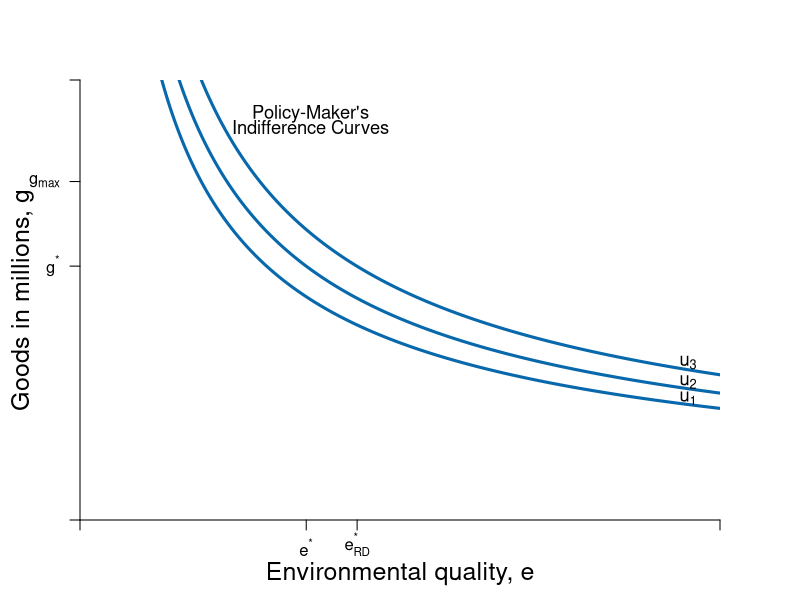

This figure's R source:
#Graph Designer: Simon Halliday & Riley Boeth '17 & Madeleine Wettach '20
#Authors: Bowles, Foley and Halliday
#Title: Microeconomics: Competition, Conflict and Coordination

library(shape)
pdf(file = "constrained_optimization/step_by_step_graphs_3/indiff_feasible_environ_rd_step1.pdf", width = 8, height = 8)

#Set parameters for graphics
axislabelsize <- 1.5
labelsize <- 1.1
graphlinewidth <- 3
segmentlinewidth <- 2

COL <- c("#7fc97f", "#beaed4", "#fdc086", "#ffff99", "#386cb0", "#f0027f", "#bf5b17", "#666666")
COLA <- c("#e0f3db", "#99d8c9","#66c2a4","#41ae76", "#238b45", "#005824")
COLB <- c("#4eb3d3", "#2b8cbe", "#0868ac","#084081")

#Edited the margins to cater for the larger LHS labels
par(mar =  c(4, 4, 4, 4))

#Feasibility frontier equation and new feasbility frontier equation with R&D

ppf <- function(x, y) {
  100-((x^2)/2)
}

ppf_rd <- function(x, y) {
  100-((x^2)/3)
}

#change alpha to .4

uFn <- function(x, y, alpha = 0.4){
  (x^alpha)*(y^(1-alpha))
}

#Add limits on axes and levels of utility for each indifference curve

ylims <- c(0, 130)
xlims <- c(0, 20)

npts <- 501 
x <- seq(xlims[1], xlims[2], length.out = npts)
y <- seq(ylims[1], ylims[2], length.out = npts) 

a <- c(27, 29.16, 31.616) #alpha = 0.4

plot(0, 0, xlim = xlims, ylim = ylims, type = "n",
     xlab = expression(paste("")),
     ylab = expression(paste("")), 
     xaxt = "n", 
     yaxt = "n", 
     cex.lab = axislabelsize, 
     bty = "n", 
     xaxs="i", 
     yaxs="i"
)

#x and y limits and ticks 

# ticksx <- seq(from = 0, to = xlims[2], by = 1)
# xlabels <- seq(from = 0, to = xlims[2], by = 1)
# ticksy <- seq(from = 0, to = ylims[2], by = 10)
# ylabels <- seq(from = 0, to = ylims[2], by = 10)

ticksx <- c(xlims[1], 7.07, 8.66, xlims[2])
xlabels <- c(NA, expression(paste(e^"*")), expression(paste(e[RD]^"*")), NA)
ticksy <- c(ylims[1], ppf(x = 7.07), 100, ylims[2])
ylabels <- c(NA, expression(paste(g^"*")), expression(paste(g[max])), NA)

axis(1, at = ticksx, pos = 0, labels = xlabels)
axis(2, at = ticksy, pos = 0, labels = ylabels, las = 1)

npts <- 500 
xx1 <- seq(xlims[1], xlims[2], length.out = npts)
xx2 <- seq(0, xlims[2], length.out = npts)
xx3 <- seq(xlims[1], 0, length.out = npts)
xx4 <- seq(-11, 0, length.out = npts)

#Arrows(1, 78, 1, 97, col = "black", lty = 1, lwd = 2, code = 3, arr.type = "triangle", arr.lwd = 0.5)
#text(2.5, 88, expression("Abatement"), cex = labelsize)
#text(2.5, 84, expression("Cost"), cex = labelsize)

#Draw the feasibility frontiers
#lines(xx1, ppf(xx1, y), col = COLA[5], lwd = graphlinewidth)
#lines(xx1, ppf_rd(xx1, y), col = COLA[5], lwd = graphlinewidth)

#Label the feasibility frontier frontier
#text(14.8, 15, expression("Initial"), cex = labelsize)
#text(14.8, 11, expression("Feasible"), cex = labelsize)
#text(14.8, 7, expression("Frontier"), cex = labelsize)


#Label the feasibility frontier with R&D frontier
#text(18.2, 15, expression("Feasible"), cex = labelsize)
#text(18.2, 11, expression("Frontier"), cex = labelsize)
#text(18.2, 7, expression("With R&D"), cex = labelsize)
#Arrows(14.2, 3, 16.6, 3, col = "black", lty = 1, lwd = 2, arr.type = "triangle", arr.lwd = 0.5)

contour(x, y, 
        outer(x, y, uFn),
        drawlabels = FALSE,
        col = COLB[3],
        lwd = graphlinewidth,
        levels = a, 
        xaxs="i", 
        yaxs="i", 
        add = TRUE)

#Axis labels
mtext(expression(paste("Environmental quality, ", e)), side = 1, line = 2.5, cex = axislabelsize)
text(-1.8, 0.5*ylims[2], expression(paste("Goods in millions, ", g)), xpd = TRUE, cex = axislabelsize, srt = 90) 

#Label the indifference curves generally
text(7.2, 120, expression("Policy-Maker's"), cex = labelsize)
text(7.2, 116, expression("Indifference Curves"), cex = labelsize)

#Label the indifference curves and place labels properly
text(19, 36, expression(u[1]), cex = labelsize)
text(19, 40.8, expression(u[2]), cex = labelsize)
text(19, 46.5, expression(u[3]), cex = labelsize)

#Annotate max u point on feasibility with r&D frontier
#text(9.1, ppf_rd(8.66) + 3, expression(paste(h)), cex = labelsize)
#segments(8.66, 0, 8.66, ppf_rd(x = 8.66), lty = 2, col = "gray", lwd = segmentlinewidth)
#segments(0, ppf_rd(x = 8.66), 8.66, ppf_rd(x = 8.66), lty = 2, col = "gray", lwd = segmentlinewidth)
#points(8.66, ppf_rd(x = 8.66), pch = 16, col = "black", cex = 1.5)

#Annotate max u point on feasibility frontier
#text(7.3, ppf(7.07) + 3, expression(paste(f)), cex = labelsize)
#segments(7.07, 0, 7.07, ppf(x = 7.07), lty = 2, col = "gray", lwd = segmentlinewidth)
#segments(0, ppf(x = 7.07), 7.07, ppf(x = 7.07), lty = 2, col = "gray", lwd = segmentlinewidth)
#points(7.07, ppf(x = 7.07), pch = 16, col = "black", cex = 1.5)

#Added arrow for abatement costs and labeled the arrow as such
# arrows(.2, 75, .2, 100, length = 0.1, angle = 30, code = 3, col = par("fg"), lty = par("lty"),   lwd = par("lwd"))
# text(1.71, 88, expression(paste("Abatement")), cex = labelsize)
# text(1.05, 84, expression(paste("Costs")), cex = labelsize)


dev.off()
